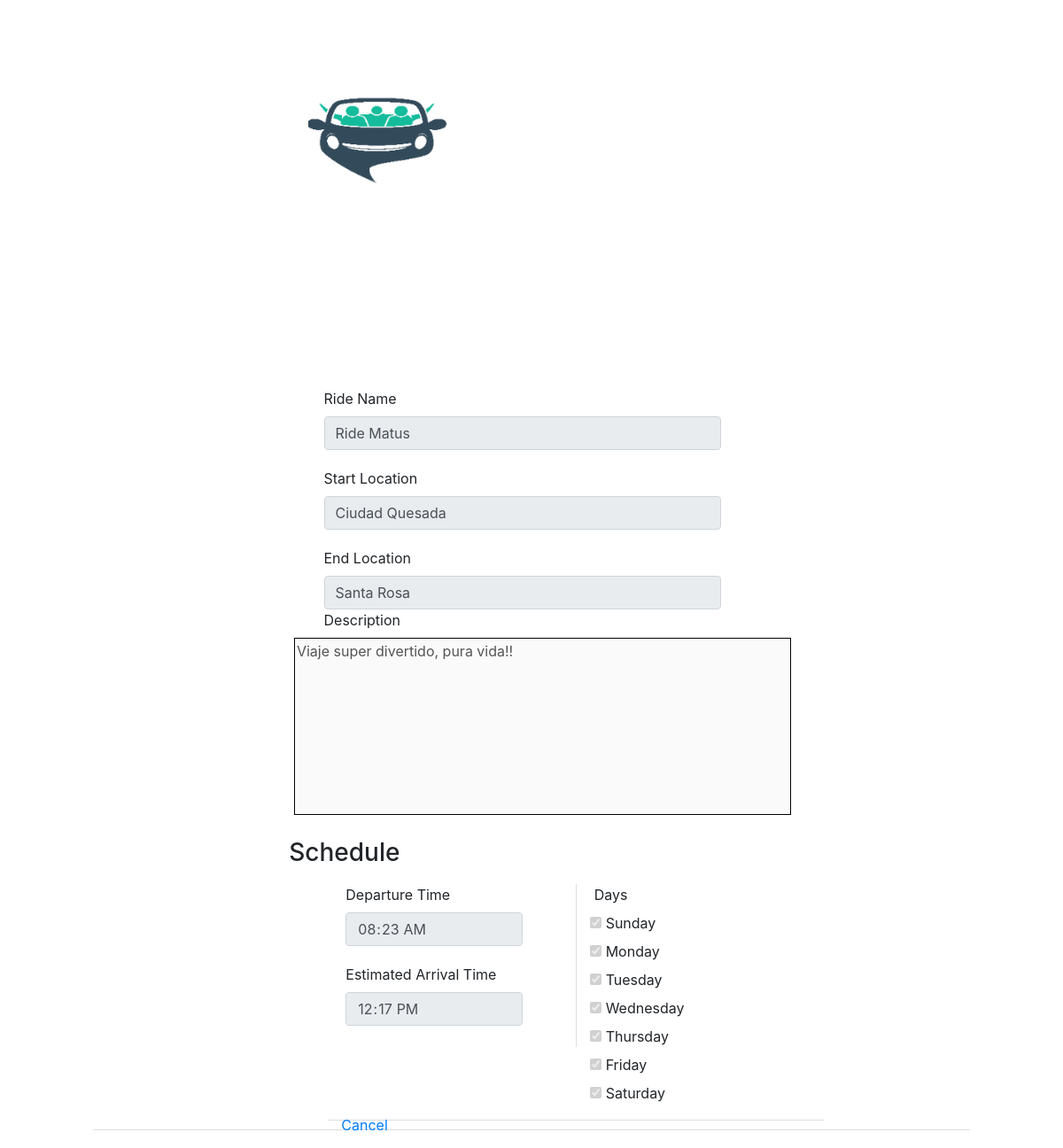
The page /pages/rides.php?id=8 on the database its author committed.
### tables this page shows
CREATE TABLE `rides` (
  `id` int(11) NOT NULL,
  `ride_name` varchar(255) NOT NULL,
  `start_from` varchar(255) NOT NULL,
  `end_to` varchar(255) NOT NULL,
  `description` text NOT NULL,
  `departure_time` time NOT NULL,
  `arrival_time` time NOT NULL,
  `days` varchar(255) NOT NULL,
  `user_id` int(11) NOT NULL
);

### Pages/rides.php (the view, shortened to what this page needs)
<?php
require_once($_SERVER['DOCUMENT_ROOT'] . '../shared/header.php');
require_once($_SERVER['DOCUMENT_ROOT'] . '../db/conexion_db.php');
if (isset($_GET['id'])) {
    $ride_id = $_GET['id'];
    $sql = "SELECT * FROM rides WHERE id = ?";
    $stmt = $conn->prepare($sql);
    $stmt->bind_param("i", $ride_id);
    $stmt->execute();
    $result = $stmt->get_result();
    if ($result->num_rows == 1) {
        $ride = $result->fetch_assoc();
?>
        <body>
            <div class="container">
                <div class="row justify-content-center mt-5">
                    <div class="col-md-8">
                        <img src="../Image/cars.png" class="img" alt="Illustrative Purposes">
                        <div class="info">
                            <label for="ridename" class="form-label">Ride Name</label>
                            <input type="text" class="form-control" id="ridename" value="<?php echo $ride['ride_name']; ?>" disabled>
                            <label for="startfrom" class="form-label">Start Location</label>
                            <input type="text" class="form-control" id="location" value="<?php echo $ride['start_from']; ?>" disabled>
                            <label for="startfrom" class="form-label">End Location</label>
                            <input type="text" class="form-control" id="location" value="<?php echo $ride['end_to']; ?>" disabled>
                            <label for="description" class="form-label">Description</label>
                            <div class="description">
                                <textarea id="description" disabled><?php echo $ride['description']; ?></textarea>
                                <h3>Schedule</h3>
                                <div class="row align-items-start ml-3">
                                    <div class="col">
                                        <label for="departure" class="form-label">Departure Time</label>
                                        <input type="time" class="form-control" id="departure" value="<?php echo $ride['departure_time']; ?>" disabled>
                                        <label for="arrival" class="form-label">Estimated Arrival Time</label>
                                        <input type="time" class="form-control" id="arrival" value="<?php echo $ride['arrival_time']; ?>" disabled>
                                        <a class="cancel" href="../Pages/index.php">Cancel</a>
                                    </div>
                                    <div class="col">
                                        <label for="days" class="form-label">Days</label>
                                        <div id="days">
                                            <?php
                                            $days = explode(',', $ride['days']);
                                            $day_names = ['Sunday', 'Monday', 'Tuesday', 'Wednesday', 'Thursday', 'Friday', 'Saturday'];
                                            foreach ($day_names as $day_name) {
                                                if (in_array($day_name, $days)) {
                                                    echo "<div><input type='checkbox' id='$day_name' name='day' value='$day_name' checked disabled>";
                                                    echo "<label for='$day_name'>$day_name</label></div>";
                                                } else {
                                                    echo "<div><input type='checkbox' id='$day_name' name='day' value='$day_name' disabled>";
                                                    echo "<label for='$day_name'>$day_name</label></div>";
                                                }
                                            }
                                            ?>
                                        </div>
                                    </div>
                                </div>
                            </div>
                        </div>
                    </div>
                </div>
            </div>
        </body>
        </html>
<?php
    } else {
        echo "The ride was not found.";
    }
} else {
    echo "No ride ID provided.";
}
?>

### shared/header.php (shortened to what this page needs)
<!DOCTYPE html>
<html lang="en">
<head>
    <link href="https://maxcdn.bootstrapcdn.com/bootstrap/4.5.2/css/bootstrap.min.css" rel="stylesheet">
    <link rel="stylesheet" href="../styles.css/style_dashboard.css">
    <link rel="stylesheet" href="../styles.css/style_settings.css">
    <link rel="stylesheet" href="../styles.css/styles_login.css">
    <link rel="stylesheet" href="../styles.css/styles_index.css">
    <link rel="stylesheet" href="../styles.css/styles_register.css">
    <link rel="stylesheet" href="../styles.css/styles_rides.css">
</head>

### styles.css/style_dashboard.css (style rules this page uses)
.img { margin-top: 1%; margin-left: 20%; width: 25%; }
.container { margin-top: 2%; }
.row { display: flex; justify-content: space-between; padding: 2% 2; border-bottom: 2px solid #ddd; }
.col { width: 25%; text-align: left; border-right: 5px solid #dbdada; }
.col:last-child { border-right: none; }

### styles.css/style_settings.css (style rules this page uses)
.img { margin-top: 1%; margin-left: 10%; width: 25%; }
.container { margin-top: 2%; }
.info { margin-top: 5%; margin-left: 11%; }
.info .form-label:nth-child(3) { margin-top: 20px; }
.info .form-label:nth-child(5) { margin-top: 20px; }

### styles.css/styles_login.css (style rules this page uses)
.img { margin-top: 5%; margin-left: 15%; width: 60%; }
label { margin-left: 2%; }
.form-control { width: 80%; margin-left: 2%; }

### styles.css/styles_index.css (style rules this page uses)
.img { margin-top: 5%; margin-left: 35%; width: 25%; }
.container { margin-top: 2%; }
.row { display: flex; justify-content: space-between; padding: 10px 0; border-bottom: 1px solid #ddd; }
.col { width: 25%; text-align: left; border-right: 1px solid #ddd; }
.col:last-child { border-right: none; }

### styles.css/styles_register.css (style rules this page uses)
body { margin: 0; padding: 0; height: 100%; display: flex; justify-content: center; align-items: center; background-image: url('background-image.jpg'); background-size: cover; background-position: center; }
.container { max-width: 1000px; padding: 20px; }
.img { max-width: 100%; height: auto; margin-bottom: 200px; }

### styles.css/styles_rides.css (style rules this page uses)
.img { margin-top: 1%; margin-left: 10%; width: 25%; }
.container { margin-top: 2%; }
.info { margin-top: 5%; margin-left: 11%; }
.info .form-label:nth-child(3) { margin-top: 20px; }
.info .form-label:nth-child(5) { margin-top: 20px; }
.description { width: 100%; max-width: 600px; margin: 0 auto; }
.description textarea { width: 100%; height: 200px; margin-bottom: 20px; resize: none; border-color: black; margin-left: -4%; }
.description h3 { margin-left: -5%; }
.cancel { position: relative; top: 100px; }

### rows shown on the page
rides: ride_name "Ride Matus", start_from "Ciudad Quesada", end_to "Santa Rosa", description "Viaje super divertido, pura vida!!", departure_time "08:23:00", arrival_time "12:17:00"

### other values the page prints
$day_name "Sunday"
$day_name "Monday"
$day_name "Tuesday"
$day_name "Wednesday"
$day_name "Thursday"
$day_name "Friday"
$day_name "Saturday"
